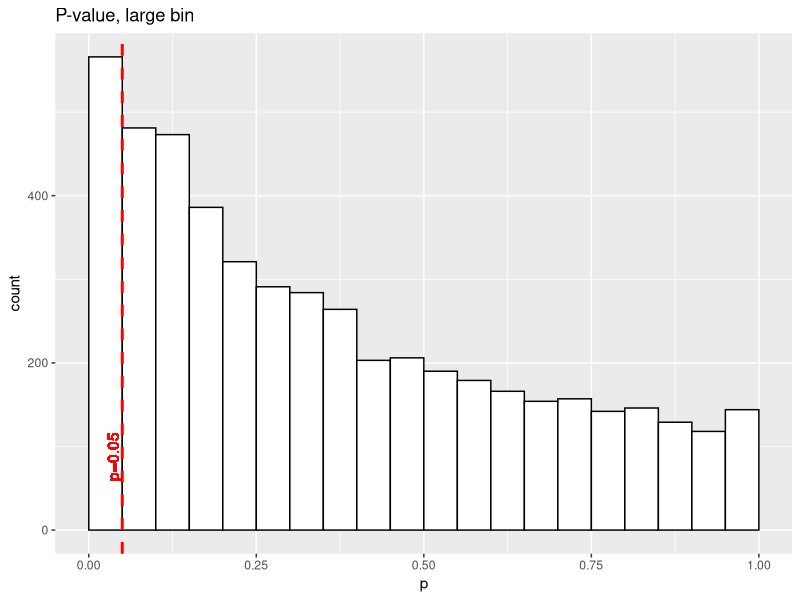
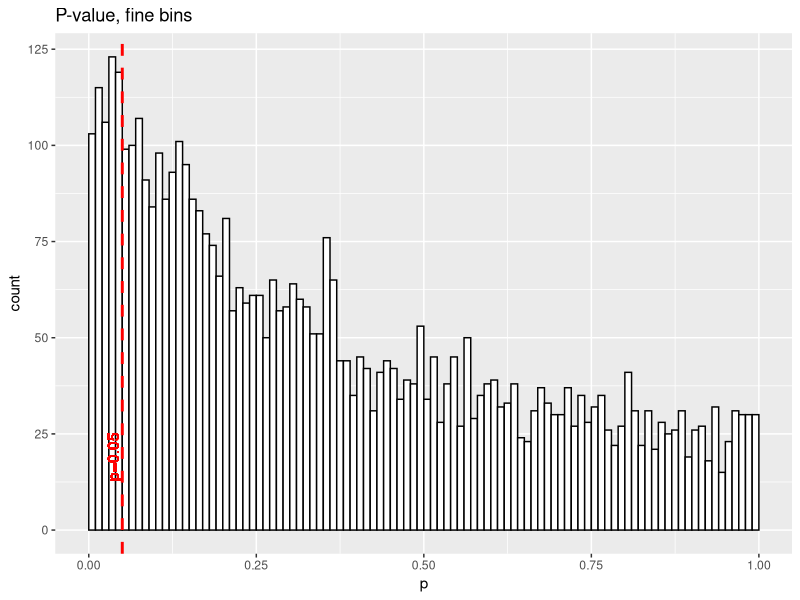
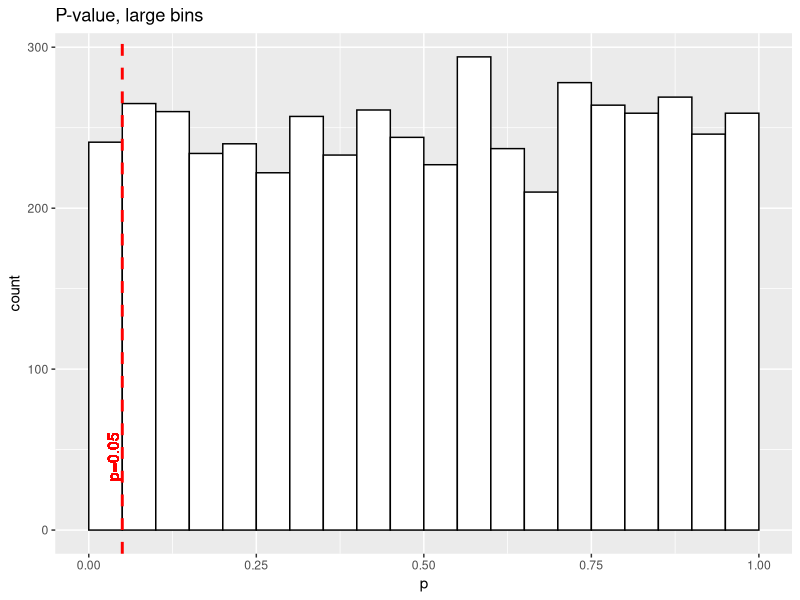
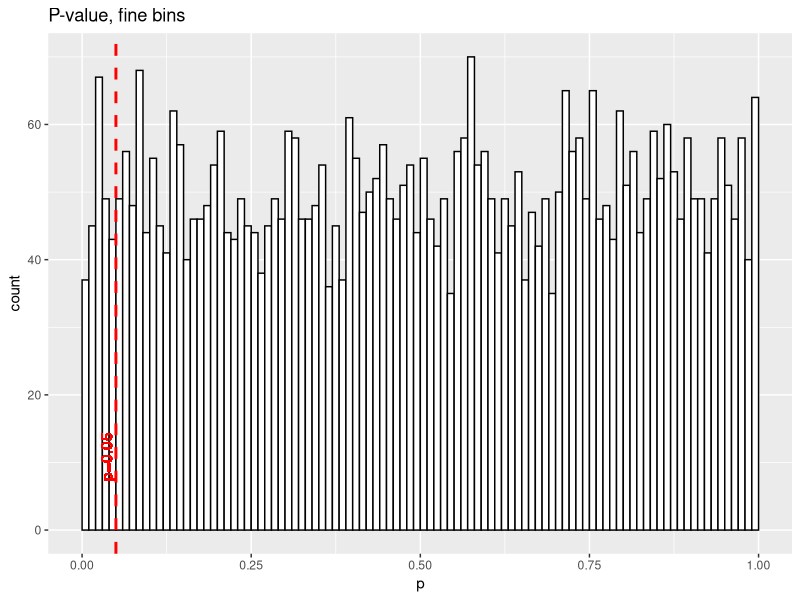
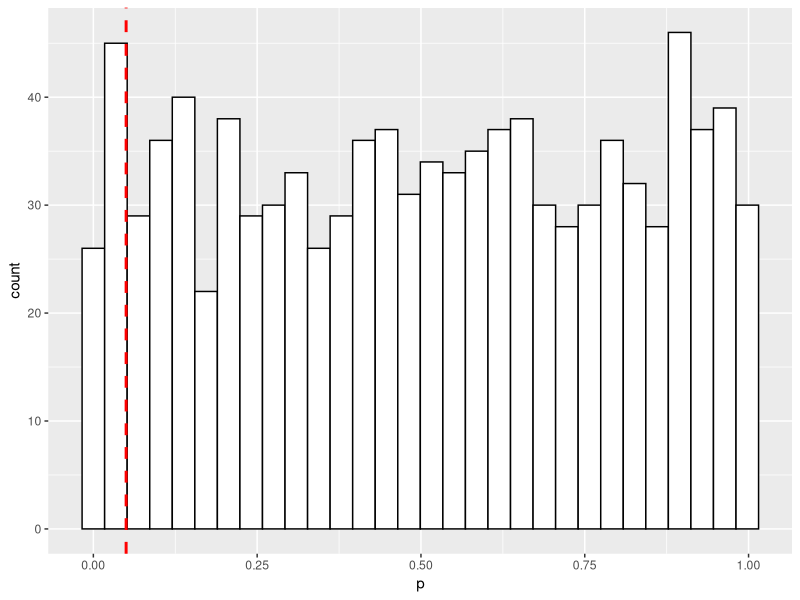
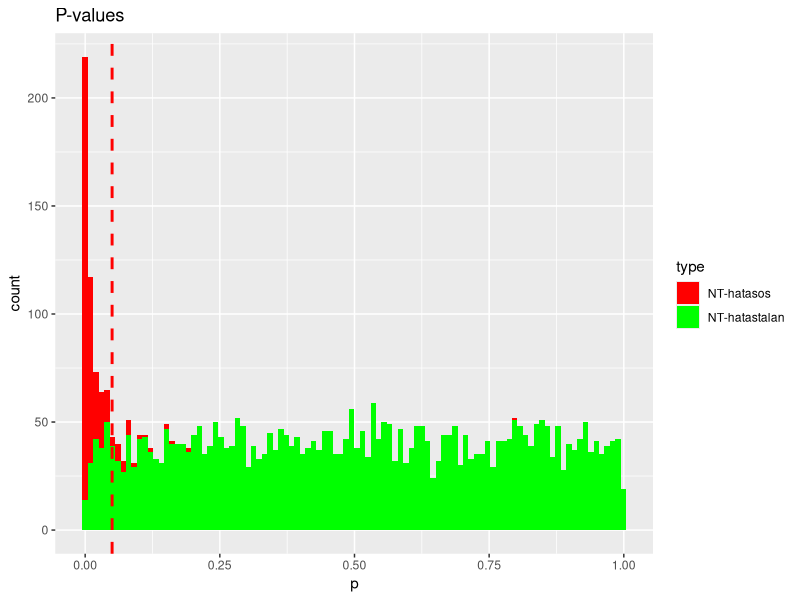
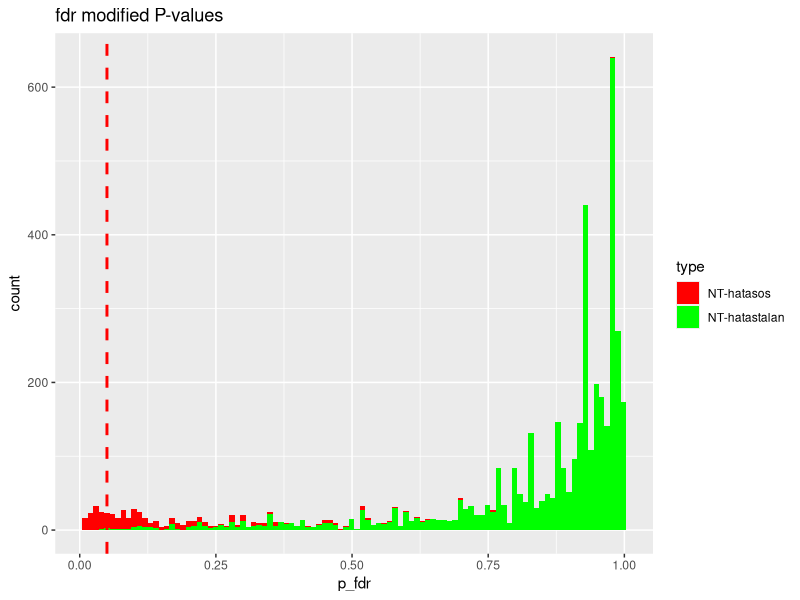
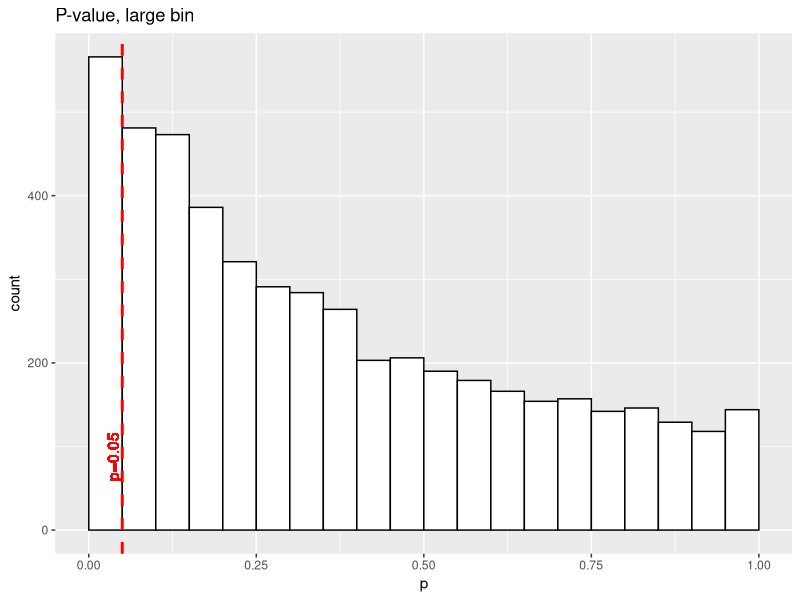

These charts were generated, in order, by the following R code:
library(tidyverse)
#Normális eloszlású random számot az rnorm() függvénnyel tudtok generálni
#A kezeletlen esetben az OD  várható értéke 1.2 és a méréshez tartozó szórás 0.25
#3-3 szimulált mintát
kezeletlen <- rnorm(3, mean=1.2, sd=0.25)

#AMP kezelés mellett az OD várható értéke 1.1 és a hozzá tartozó szórás 0.4
kezeltAMP <- rnorm(3, mean=1.1, sd=0.4)

t.test(kezeletlen, kezeltAMP)

#15-15 minta
kezeletlen <- rnorm(15, mean=1.2, sd=0.25)
kezeltAMP <- rnorm(15, mean=1.1, sd=0.4)
t.test(kezeletlen, kezeltAMP)
#10 kezelt és 3 kezeletlen
kezeletlen <- rnorm(3, mean=1.2, sd=0.25)
kezeltAMP <- rnorm(10, mean=1.1, sd=0.4)
t.test(kezeletlen, kezeltAMP)
# kezelt is kezeletlen
kezeletlen <- rnorm(15, mean=1.2, sd=0.25)
kezeltAMP <- rnorm(15, mean=1.2, sd=0.25)
t.test(kezeletlen, kezeltAMP)


#Alfeladat3: N=5000  t-testet úgy hogy mindig vesztek 3-3 NT és AMP mintát, mindegyikre kiszámoljátok a p-értéket. Az eredményeket tegyétek be egy N soros táblázatba . 

tbl1 <- tibble(experiment_id=character(), p=numeric(), type=character())


for(i in 1:5000) {
  kezeletlen <- rnorm(3, mean=1.4, sd=0.25)
  kezeltAMP <- rnorm(3, mean=1.1, sd=0.4)
  result_ttest <- t.test(kezeletlen, kezeltAMP)
  tbl1 <- tbl1 %>% add_row(experiment_id=sprintf("exp_%03i",i), 
                           p=result_ttest$p.value, type="NT-AMP")
}

#Feladat 4
library(ggplot2)
tbl1 %>%
  ggplot(aes(x=p))+geom_histogram(color="black", fill="white", breaks=seq(from=0, to=1, by=0.05))+
  geom_vline(aes(xintercept = 0.05), color="red", linetype="dashed", size=1)+
  geom_text(x=0.05, y=0, label="p=0.05", color="red", angle=90, hjust=-1, vjust=-0.3)+
  labs(title="P-value, large bin")
  ggsave("out/undersatndig-of-FDR/histogram_pvalue.jpg")
  
tbl1 %>%
    ggplot(aes(x=p))+geom_histogram(color="black", fill="white", breaks=seq(from=0, to=1, by=0.01))+
    geom_vline(aes(xintercept = 0.05), color="red", linetype="dashed", size=1)+
  geom_text(x=0.05, y=0, label="p=0.05", color="red", angle=90, hjust=-1, vjust=-0.3)+
  labs(title="P-value, fine bins")
ggsave("out/undersatndig-of-FDR/histogram_pvalue_largebin.jpg")

#Alfeladat 5
tbl2 <- tibble(experiment_id=character(), p=numeric(), type=character())
for(i in 1:5000) {
  kezeletlen <- rnorm(4, mean=1.3, sd=0.25)
  kezeltAMP <- rnorm(5, mean=1.3, sd=0.25)
  result_ttest <- t.test(kezeletlen, kezeltAMP)
  tbl2 <- tbl2 %>% add_row(experiment_id=sprintf("exp_%03i",i), 
                           p=result_ttest$p.value, type="NT-AMP")
}

tbl2 %>%
  ggplot(aes(x=p))+geom_histogram(color="black", fill="white", breaks=seq(from=0, to=1, by=0.05))+
  geom_vline(aes(xintercept = 0.05), color="red", linetype="dashed", size=1)+
  geom_text(x=0.05, y=0, label="p=0.05", color="red", angle=90, hjust=-1, vjust=-0.3)+
  labs(title="P-value, large bins")
ggsave("out/undersatndig-of-FDR/histogram_pvalue_2.jpg")

tbl2 %>%
  ggplot(aes(x=p))+geom_histogram(color="black", fill="white", breaks=seq(from=0, to=1, by=0.01))+
  geom_vline(aes(xintercept = 0.05), color="red", linetype="dashed", size=1)+
  geom_text(x=0.05, y=0, label="p=0.05", color="red", angle=90, hjust=-1, vjust=-0.3)+
  labs(title="P-value, fine bins")
ggsave("out/undersatndig-of-FDR/histogram_pvalue_largebin_2.jpg")

#Alfeladat 6
#p értékek hány százaléka szignifikáns ( <0.05) az egyik és a másik szimuláció esetén?

signif_1<- tbl1 %>% 
  count(p<0.05) 

583/5000
# result: 11.7%

signif_2<- tbl2 %>% 
  count(p<0.05) 
231/5000
# result 4.6%

#Alfeladat7

tbl3 <- tibble(experiment_id=character(), p=numeric(), type=character())


for(i in 1:1000) {
  kezeletlen <- rnorm(2, mean=1.4, sd=0.25)
  kezeltAMP <- rnorm(5, mean=1.4, sd=0.25)
  result_ttest <- t.test(kezeletlen, kezeltAMP)
  tbl3 <- tbl3 %>% add_row(experiment_id=sprintf("exp_%03i",i), 
                           p=result_ttest$p.value, type="NT-AMP")
}
tbl3 %>%
  ggplot(aes(x=p))+geom_histogram(color="black", fill="white")+
  geom_vline(aes(xintercept = 0.05), color="red", linetype="dashed", size=1) 

signif_3<- tbl3 %>% 
  count(p<0.05) 
63/1000
# result 6.9%

#Alfeladat8
#Szimuláljatok úgy adatokat, hogy legyen 400 kezelt-VS-kezeletlen, és 4000 kezeletlen-VS-kezeletlen minta pár.

tbl4 <- tibble(experiment_id=character(), p=numeric(), type=character())

for(i in 1:400) {
  kezeletlen <- rnorm(5, mean=2, sd=0.25)
  kezeltAMP <- rnorm(5, mean=1.1, sd=0.4)
  result_ttest1 <- t.test(kezeletlen, kezeltAMP)
  tbl4 <- tbl4 %>% add_row(experiment_id=sprintf("exp_%03i",i), 
                           p=result_ttest1$p.value, type="NT-hatasos")
}
for(i in 1:4000) {
  kezeletlen <- rnorm(5, mean=1.4, sd=0.25)
  kezeltAMP <- rnorm(5, mean=1.4, sd=0.25)
  result_ttest2 <- t.test(kezeletlen, kezeltAMP)
  tbl4 <- tbl4 %>% add_row(experiment_id=sprintf("exp_%03i",i), 
                           p=result_ttest2$p.value, type="NT-hatastalan")
}

library(ggplot2)
tbl4 %>%
  ggplot(aes(x=p, fill=type))+geom_histogram(bins=100)+
  geom_vline(aes(xintercept = 0.05), color="red", linetype="dashed", size=1)+
  scale_fill_manual(values=c("red","green"))+
  labs(title="P-values" )
ggsave("out/undersatndig-of-FDR/histogram_pvalue_feladat8.jpg")

#Alfeladat9
tbl4 <- tbl4 %>% 
  mutate(p_fdr=p.adjust(p, method="fdr"))
tbl4 %>%
  ggplot(aes(x=p_fdr, fill=type))+geom_histogram(bins=100)+
  geom_vline(aes(xintercept = 0.05), color="red", linetype="dashed", size=1)+
  scale_fill_manual(values=c("red", "green"))+
  labs(title="fdr modified P-values")
ggsave("out/undersatndig-of-FDR/histogram_p_fdr_feladat9.jpg")

#TRUE POSITIVE
TRUE_POSITIVE <- tbl4 %>% 
  filter(p<0.05) %>% 
  count(type=="NT-hatasos")
TRUE_POSITIVE[2,2]
#383

FALSE_POSITIVE <- tbl4 %>% 
  filter(p<0.05) %>% 
  count(type=="NT-hatastalan")
FALSE_POSITIVE[2,2]
#197

TRUE_NEGATIVE <- tbl4 %>% 
  filter(p>0.05) %>% 
  count(type=="NT-hatastalan")
TRUE_NEGATIVE[2,2]
#3803

FALSE_NEGATIVE <- tbl4 %>% 
  filter(p>0.05) %>% 
  count(type=="NT-hatasos")
FALSE_NEGATIVE[2,2]
#17

#precision: true positives/sampled positives
#recall (sensitivity): true positives/ all positives

precision <- 383/400
precision
#95.75%
#recall?

#p_FDR
TRUE_POSITIVE <- tbl4 %>% 
  filter(p_fdr<0.05) %>% 
  count(type=="NT-hatasos")
TRUE_POSITIVE[2,2]
#162

FALSE_POSITIVE <- tbl4 %>% 
  filter(p_fdr<0.05) %>% 
  count(type=="NT-hatastalan")
FALSE_POSITIVE[2,2]
#8

TRUE_NEGATIVE <- tbl4 %>% 
  filter(p_fdr>0.05) %>% 
  count(type=="NT-hatastalan")
TRUE_NEGATIVE[2,2]
#3993

FALSE_NEGATIVE <- tbl4 %>% 
  filter(p_fdr>0.05) %>% 
  count(type=="NT-hatasos")
FALSE_NEGATIVE[2,2]
#238
#-->false negative increased

precision <- 162/400
precision
#40.5%
